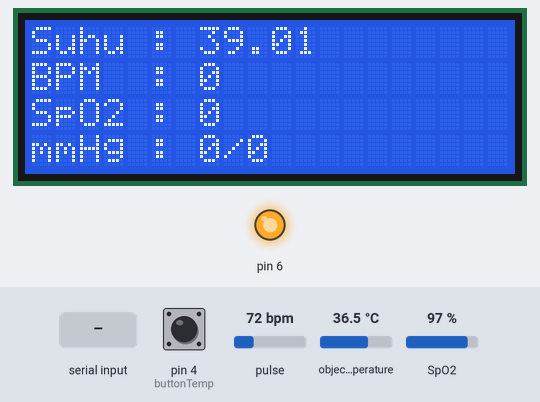
Simulated run of this sketch. Board: Arduino Uno, built with avr-gcc and run on an emulated ATmega328P. Parts: 20×4 character LCD, output pins drawn as LEDs (lit = HIGH). The test bench sets the inputs (shaded band); at power-on: pulse 72 bpm, object temperature 36.5 °C, SpO2 97 %, pin 4 (buttonTemp) HIGH. What the sketch prints to the serial monitor is not drawn.

Above: at 1.2 s.
1.3 s: "1\n" received over the second serial link
At 3.7 s:
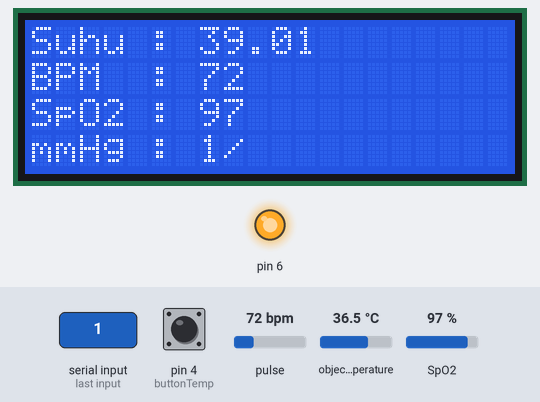
4.3 s: pulse set to 42 bpm
At 6.5 s:
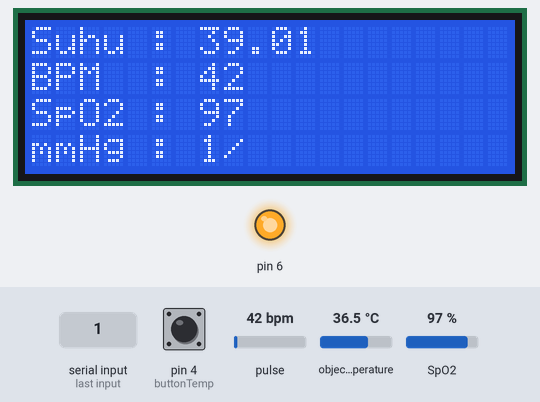
6.8 s: object temperature set to 20 °C
At 8.6 s:
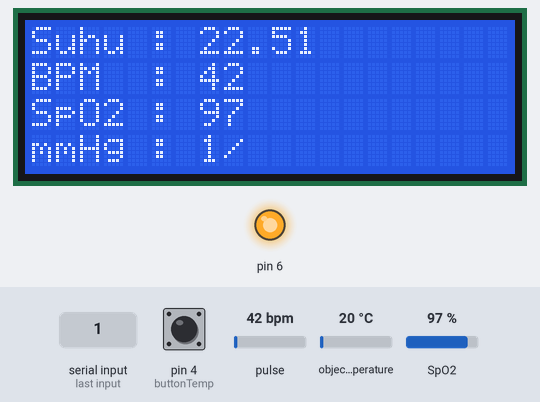
8.9 s: SpO2 set to 80 %
At 10.5 s:
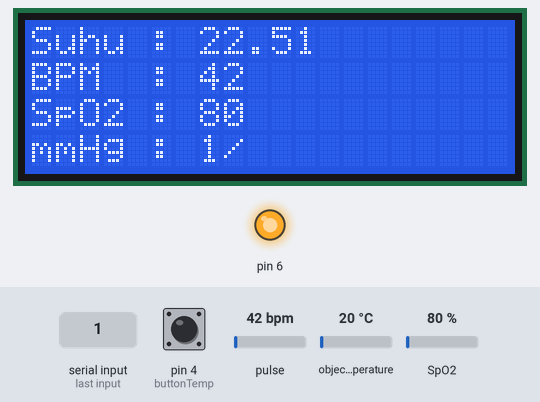
11.1 s: "0\n" received over the second serial link
At 12.3 s:
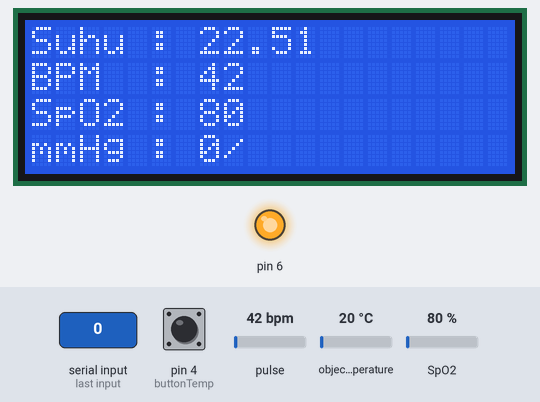
Timing chart, 0 to 14.1 s (numbered marks = the images above; inputs shaded):
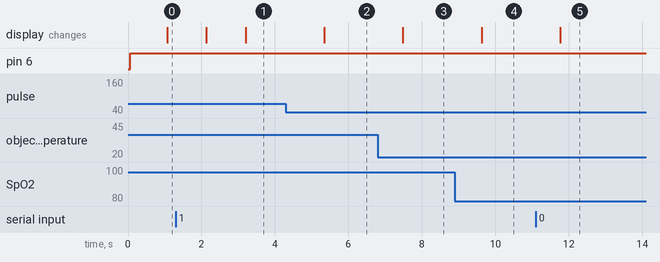

The sketch:

StringSpliterArduino.ino
```cpp
#include <Wire.h>
#include "MAX30100_PulseOximeter.h"
#include <Adafruit_MLX90614.h>
#include <SoftwareSerial.h>
#include <StringSplitter.h>
#include <LiquidCrystal_I2C.h>

LiquidCrystal_I2C lcd(0x27,20,4);

SoftwareSerial nodemcu(2, 3); //d6, d5
SoftwareSerial portTwo(10, 11); //11,10

#define REPORTING_PERIOD_MS     1000
Adafruit_MLX90614 mlx = Adafruit_MLX90614();
PulseOximeter pox;

uint32_t tsLastReport = 0;
String cdata;
String tempC;

int bpm;
int spo2;
float suhu;
// tambahan
const int buttonTemp = 4;
int buttonState = 0;
int buttonStateTemp = 0;
float capture_temp;

String incomingByte;
String data_sys, data_dia;
String buff[2];

int sistole = 0;
int diastole = 0;

uint8_t heart[8] = {0x0,0xa,0x1f,0x1f,0xe,0x4,0x0};

byte plus[] = {
  0x00,
  0x04,
  0x04,
  0x1F,
  0x04,
  0x04,
  0x00,
  0x00
};

void onBeatDetected()
{
  Serial.println("Beat!");
}

void setup()
{

  Serial.begin(115200);
  nodemcu.begin(9600);
  portTwo.begin(9600);
  lcd.init();                      // initialize the lcd
  lcd.backlight();
  pinMode(buttonTemp, INPUT_PULLUP);
  pinMode(6, OUTPUT);
  Serial.print("Initializing pulse oximeter..");
  if (!pox.begin()) {
    Serial.println("FAILED");
    for (;;);
  } else {
    Serial.println("SUCCESS");
    mlx.begin();

  }
  pox.setOnBeatDetectedCallback(onBeatDetected);
}

void loop()
{
  digitalWrite(6, HIGH);
  pox.update();
  buttonStateTemp == digitalRead(buttonTemp);
  if (digitalRead(4) == 0){
    delay(200);
    capture_temp = mlx.readObjectTempC() + 2.5;
    Serial.print("SUHU===> ");
    Serial.println(capture_temp);
    return;
  }
  suhu = mlx.readObjectTempC() + 2.5;

  portTwo.listen();
  if(portTwo.available()){
    incomingByte = portTwo.readStringUntil('\n');
    StringSplitter *splitter = new StringSplitter(incomingByte, ',', 2);
    int itemCount = splitter->getItemCount();
    for (int i = 0; i < itemCount; i++) {
      buff[i] = splitter->getItemAtIndex(i);
    }
    data_sys = buff[0];
    data_dia = buff[1];
    Serial.print("mmhg : ");
    Serial.print(data_sys);
    Serial.print("/");
    Serial.println(data_dia);
  }


  if (millis() - tsLastReport > REPORTING_PERIOD_MS) {
    measure_oxy();
    measure_temp();
    print_data();
    nodemcu.print(bpm);
    nodemcu.print(',');
    nodemcu.print(spo2);
    nodemcu.print(',');
    if(capture_temp > 0){
      nodemcu.print(capture_temp);
      nodemcu.print(',');
    } else {
      nodemcu.print(suhu);
      nodemcu.print(',');
    }
    if((data_sys == 0) && (data_dia)){
      nodemcu.print(sistole);
      nodemcu.print(',');
      nodemcu.print(diastole);
    }else{
      nodemcu.print(data_sys);
      nodemcu.print(',');
      nodemcu.print(data_dia);
    }

    nodemcu.print("\n");
    tsLastReport = millis();
  }
}
void print_data(){
  lcd.clear();
  lcd.setCursor(0,0);
  if(capture_temp > 0){
    lcd.print("Suhu : ");
    lcd.print(capture_temp);
  } else{
    lcd.print("Suhu : ");
    lcd.print(suhu);
  }
  lcd.setCursor(0,1);
  lcd.print("BPM  : ");
  lcd.print(bpm);
  lcd.createChar(0, heart);
  lcd.setCursor(0,2);
  lcd.print("SpO2 : ");
  lcd.print(spo2);
  lcd.setCursor(0,3);
  lcd.print("mmHg : ");
  if((data_sys == 0) && (data_dia == 0)){
    lcd.print(sistole);
    lcd.print("/");
    lcd.print(diastole);
  } else {
    lcd.print(data_sys);
    lcd.print("/");
    lcd.print(data_dia);
  }
}
void measure_temp() {

  Serial.print("*C\tObject = "); Serial.print(mlx.readObjectTempC() + 2.5); Serial.println("*C");
}

void measure_oxy() {

  bpm = pox.getHeartRate();
  spo2 = pox.getSpO2();
  Serial.print("Heart rate:");
  Serial.print(bpm);
  Serial.print("bpm / SpO2:");
  Serial.print(spo2);
  Serial.println("%");
}
```

Measured:
- after the input at 1.3 s, the display: first changes after 0.83 s (image 1 shows a later state)
- after the input at 4.3 s, the display: changes after 1.0 s (image 2)
- after the input at 6.8 s, the display: changes after 0.68 s (image 3)
- after the input at 8.9 s, the display: changes after 0.72 s (image 4)
- after the input at 11.1 s, the display: changes after 0.66 s (image 5)
